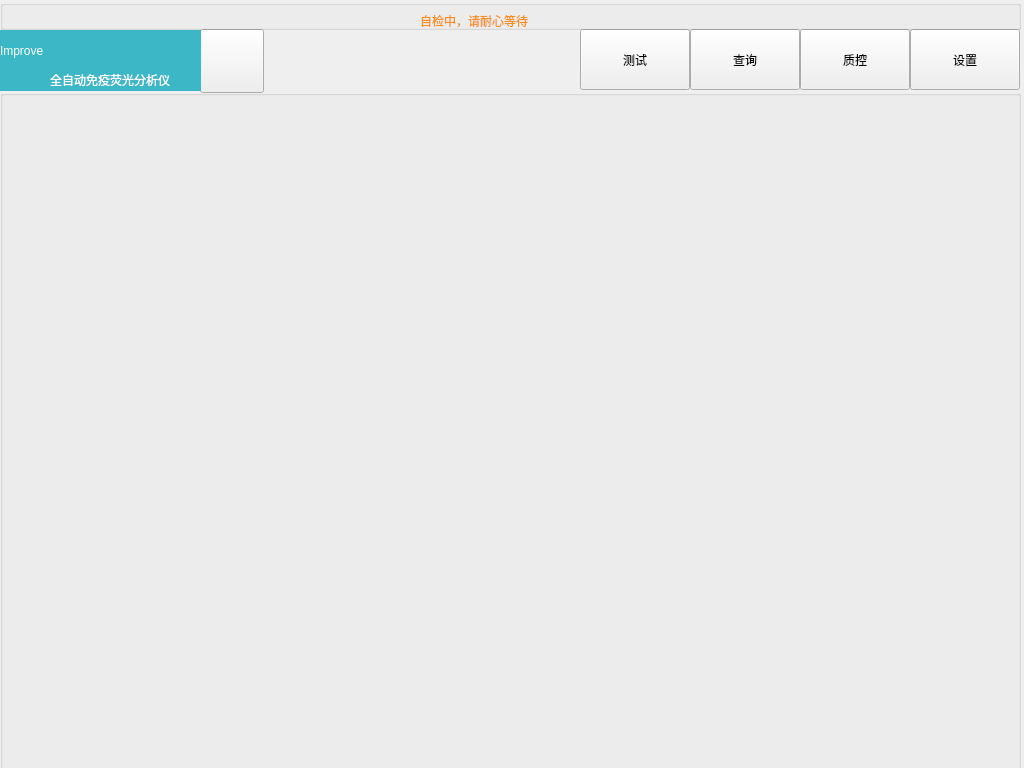
<?xml version="1.0" encoding="UTF-8"?>
<ui version="4.0">
 <class>MainWindow</class>
 <widget class="QMainWindow" name="MainWindow">
  <property name="geometry">
   <rect>
    <x>0</x>
    <y>0</y>
    <width>1024</width>
    <height>768</height>
   </rect>
  </property>
  <property name="baseSize">
   <size>
    <width>1024</width>
    <height>768</height>
   </size>
  </property>
  <property name="windowTitle">
   <string>MainWindow</string>
  </property>
  <widget class="QWidget" name="centralWidget">
   <widget class="QGroupBox" name="groupBox_MainStatusBar">
    <property name="geometry">
     <rect>
      <x>0</x>
      <y>0</y>
      <width>1021</width>
      <height>30</height>
     </rect>
    </property>
    <property name="title">
     <string/>
    </property>
    <widget class="QLabel" name="lb_Main_SystemTime">
     <property name="geometry">
      <rect>
       <x>850</x>
       <y>3</y>
       <width>171</width>
       <height>31</height>
      </rect>
     </property>
     <property name="text">
      <string/>
     </property>
    </widget>
   </widget>
   <widget class="QPushButton" name="pb_Main_Test">
    <property name="geometry">
     <rect>
      <x>580</x>
      <y>29</y>
      <width>110</width>
      <height>61</height>
     </rect>
    </property>
    <property name="text">
     <string>测试</string>
    </property>
    <property name="checkable">
     <bool>true</bool>
    </property>
    <property name="checked">
     <bool>false</bool>
    </property>
   </widget>
   <widget class="QPushButton" name="pb_Main_Query">
    <property name="geometry">
     <rect>
      <x>690</x>
      <y>29</y>
      <width>110</width>
      <height>61</height>
     </rect>
    </property>
    <property name="text">
     <string>查询</string>
    </property>
    <property name="checkable">
     <bool>true</bool>
    </property>
   </widget>
   <widget class="QPushButton" name="pb_Main_QC">
    <property name="geometry">
     <rect>
      <x>800</x>
      <y>29</y>
      <width>110</width>
      <height>61</height>
     </rect>
    </property>
    <property name="text">
     <string>质控</string>
    </property>
    <property name="checkable">
     <bool>true</bool>
    </property>
   </widget>
   <widget class="QPushButton" name="pb_Main_Setting">
    <property name="geometry">
     <rect>
      <x>910</x>
      <y>29</y>
      <width>110</width>
      <height>61</height>
     </rect>
    </property>
    <property name="text">
     <string>设置</string>
    </property>
    <property name="checkable">
     <bool>true</bool>
    </property>
   </widget>
   <widget class="QGroupBox" name="groupBox_MainBorder">
    <property name="geometry">
     <rect>
      <x>0</x>
      <y>90</y>
      <width>1021</width>
      <height>681</height>
     </rect>
    </property>
    <property name="title">
     <string/>
    </property>
    <widget class="QStackedWidget" name="stackedWidget">
     <property name="geometry">
      <rect>
       <x>0</x>
       <y>10</y>
       <width>1021</width>
       <height>671</height>
      </rect>
     </property>
     <property name="currentIndex">
      <number>-1</number>
     </property>
    </widget>
   </widget>
   <widget class="QLabel" name="lb_Main_NoteTitle">
    <property name="geometry">
     <rect>
      <x>420</x>
      <y>10</y>
      <width>161</width>
      <height>21</height>
     </rect>
    </property>
    <property name="styleSheet">
     <string notr="true">color: rgb(251, 144, 29);</string>
    </property>
    <property name="text">
     <string>自检中，请耐心等待</string>
    </property>
   </widget>
   <widget class="QPushButton" name="pb_Main_PowerOff">
    <property name="geometry">
     <rect>
      <x>200</x>
      <y>29</y>
      <width>64</width>
      <height>64</height>
     </rect>
    </property>
    <property name="text">
     <string/>
    </property>
   </widget>
   <widget class="QLabel" name="label">
    <property name="geometry">
     <rect>
      <x>0</x>
      <y>30</y>
      <width>201</width>
      <height>61</height>
     </rect>
    </property>
    <property name="styleSheet">
     <string notr="true">background-color: rgb(60, 183, 198);
font: 32pt &quot;Adobe Arabic&quot;;</string>
    </property>
    <property name="text">
     <string/>
    </property>
    <property name="alignment">
     <set>Qt::AlignLeading|Qt::AlignLeft|Qt::AlignVCenter</set>
    </property>
   </widget>
   <widget class="QLabel" name="label_2">
    <property name="geometry">
     <rect>
      <x>0</x>
      <y>30</y>
      <width>201</width>
      <height>41</height>
     </rect>
    </property>
    <property name="styleSheet">
     <string notr="true">font: 28pt &quot;Adobe Arabic&quot;;
color:white;</string>
    </property>
    <property name="text">
     <string>Improve</string>
    </property>
   </widget>
   <widget class="QLabel" name="label_3">
    <property name="geometry">
     <rect>
      <x>50</x>
      <y>70</y>
      <width>161</width>
      <height>20</height>
     </rect>
    </property>
    <property name="styleSheet">
     <string notr="true">color:white;</string>
    </property>
    <property name="text">
     <string>全自动免疫荧光分析仪</string>
    </property>
   </widget>
   <zorder>pb_Main_Test</zorder>
   <zorder>pb_Main_Query</zorder>
   <zorder>pb_Main_QC</zorder>
   <zorder>pb_Main_Setting</zorder>
   <zorder>lb_Main_NoteTitle</zorder>
   <zorder>pb_Main_PowerOff</zorder>
   <zorder>label</zorder>
   <zorder>label_2</zorder>
   <zorder>label_3</zorder>
   <zorder>groupBox_MainStatusBar</zorder>
   <zorder>groupBox_MainBorder</zorder>
  </widget>
 </widget>
 <layoutdefault spacing="6" margin="11"/>
 <resources/>
 <connections/>
</ui>
